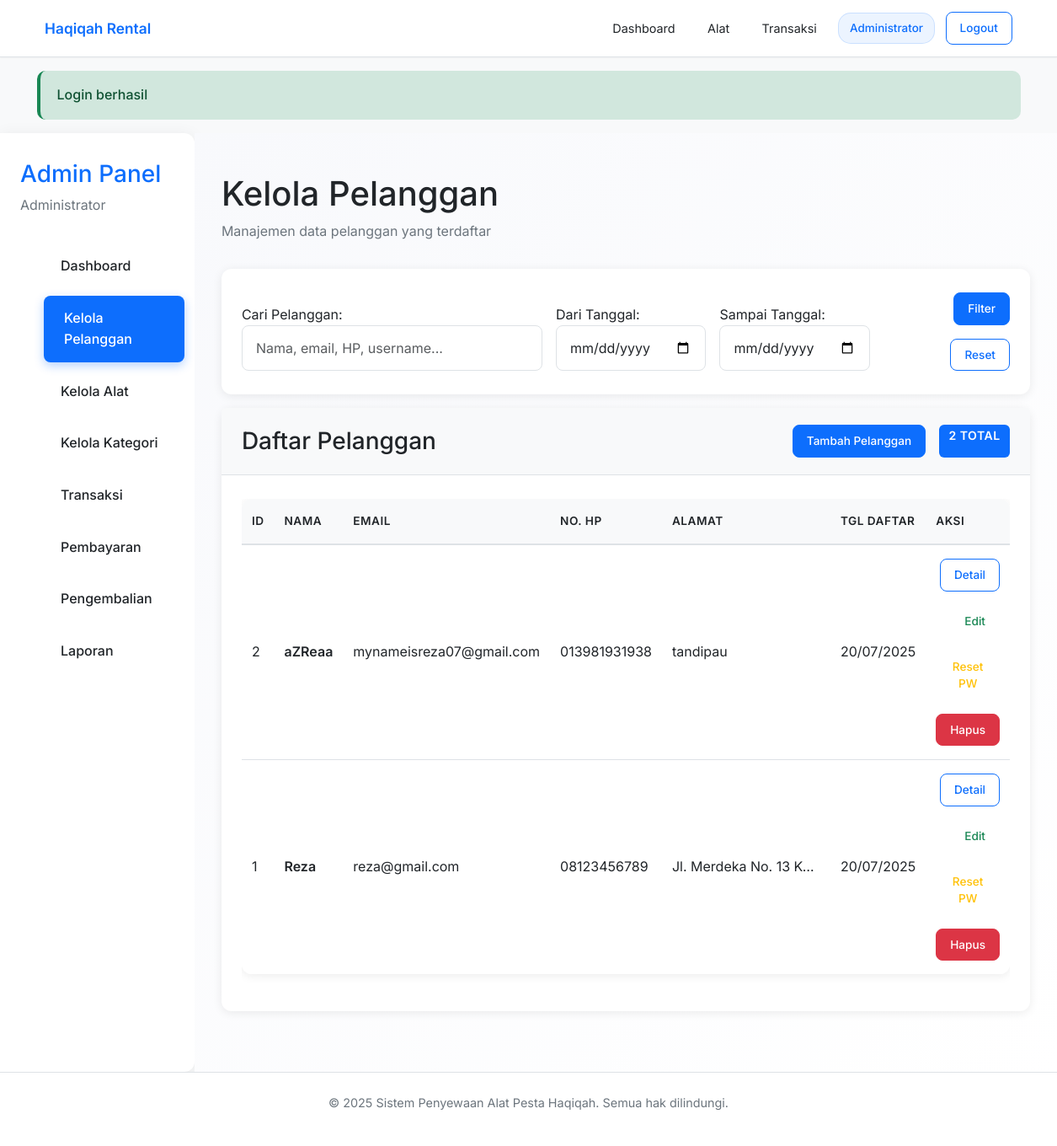
/admin/pelanggan (signed in), run on the app's committed database.
### tables this page shows
CREATE TABLE `pelanggan` (
  `id_pelanggan` int NOT NULL,
  `nama` varchar(100) NOT NULL,
  `alamat` text NOT NULL,
  `email` varchar(100) NOT NULL,
  `no_hp` varchar(20) NOT NULL,
  `user_id` int DEFAULT NULL,
  `created_at` timestamp NULL DEFAULT CURRENT_TIMESTAMP,
  `updated_at` timestamp NULL DEFAULT CURRENT_TIMESTAMP ON UPDATE CURRENT_TIMESTAMP
);

### templates/pages/admin/pelanggan.php (the view, shortened to what the rows shown need)
<?php
include __DIR__ . '/../../layouts/header.php';
?>
<div class="dashboard">
    <main class="main-content">
        <div style="margin-bottom: 2rem;">
            <h1 style="margin-bottom: 0.5rem;">Kelola Pelanggan</h1>
        </div>
        <div class="card">
            <div class="card-body">
                <?php if (empty($pelangganList)): ?>
                    <p style="text-align: center; color: var(--secondary-color); margin: 2rem 0;">
                        Belum ada pelanggan terdaftar
                    </p>
                <?php else: ?>
                    <div style="overflow-x: auto;">
                        <table class="table" id="pelangganTable">
                            <thead>
                                <tr>
                                    <th>ID</th>
                                    <th>Nama</th>
                                    <th>Email</th>
                                    <th>No. HP</th>
                                    <th>Alamat</th>
                                    <th>Tgl Daftar</th>
                                    <th>Aksi</th>
                                </tr>
                            </thead>
                            <tbody>
                                <?php foreach ($pelangganList as $pelanggan): ?>
                                    <tr>
                                        <td><?= $pelanggan['id_pelanggan'] ?></td>
                                        <td style="font-weight: 600;"><?= htmlspecialchars($pelanggan['nama']) ?></td>
                                        <td><?= htmlspecialchars($pelanggan['email']) ?></td>
                                        <td><?= htmlspecialchars($pelanggan['no_hp']) ?></td>
                                        <td style="max-width: 200px; white-space: nowrap; overflow: hidden; text-overflow: ellipsis;"
                                            title="<?= htmlspecialchars($pelanggan['alamat']) ?>">
                                            <?= htmlspecialchars($pelanggan['alamat']) ?>
                                        </td>
                                        <td><?= date('d/m/Y', strtotime($pelanggan['created_at'])) ?></td>
                                        <td>
                                            <div class="btn-actions" style="flex-wrap: wrap;">
                                                <button class="btn btn-sm btn-outline-primary"
                                                        onclick="lihatDetail(<?= $pelanggan['id_pelanggan'] ?>)">
                                                    Detail
                                                </button>
                                                <button class="btn btn-sm btn-outline-success"
                                                        onclick="editPelanggan(<?= $pelanggan['id_pelanggan'] ?>)">
                                                    Edit
                                                </button>
                                                <button class="btn btn-sm btn-outline-warning"
                                                        onclick="resetPassword(<?= $pelanggan['id_pelanggan'] ?>)">
                                                    Reset PW
                                                </button>
                                                <form method="POST" action="/hakikah/admin/pelanggan/delete" style="display: inline;">
                                                    <button type="submit" class="btn btn-sm btn-danger"
                                                            data-confirm="Yakin ingin menghapus pelanggan ini?">
                                                        Hapus
                                                    </button>
                                                </form>
                                            </div>
                                        </td>
                                    </tr>
                                <?php endforeach; ?>
                            </tbody>
                        </table>
                    </div>
                <?php endif; ?>
            </div>
        </div>
    </main>
</div>
<?php include __DIR__ . '/../../layouts/footer.php'; ?>

### data on the page
pelanggan: id_pelanggan "2", nama "aZReaa", email "mynameisreza07@gmail.com", no_hp "013981931938", alamat "tandipau", created_at "20/07/2025"
pelanggan: id_pelanggan "1", nama "Reza", email "reza@gmail.com", no_hp "08123456789", alamat "Jl. Merdeka No. 13 K…", created_at "20/07/2025"

### other printed values
$_SESSION['nama'] "Administrator"
$_SESSION['success'] "Login berhasil"
count($pelangganList) "2"
